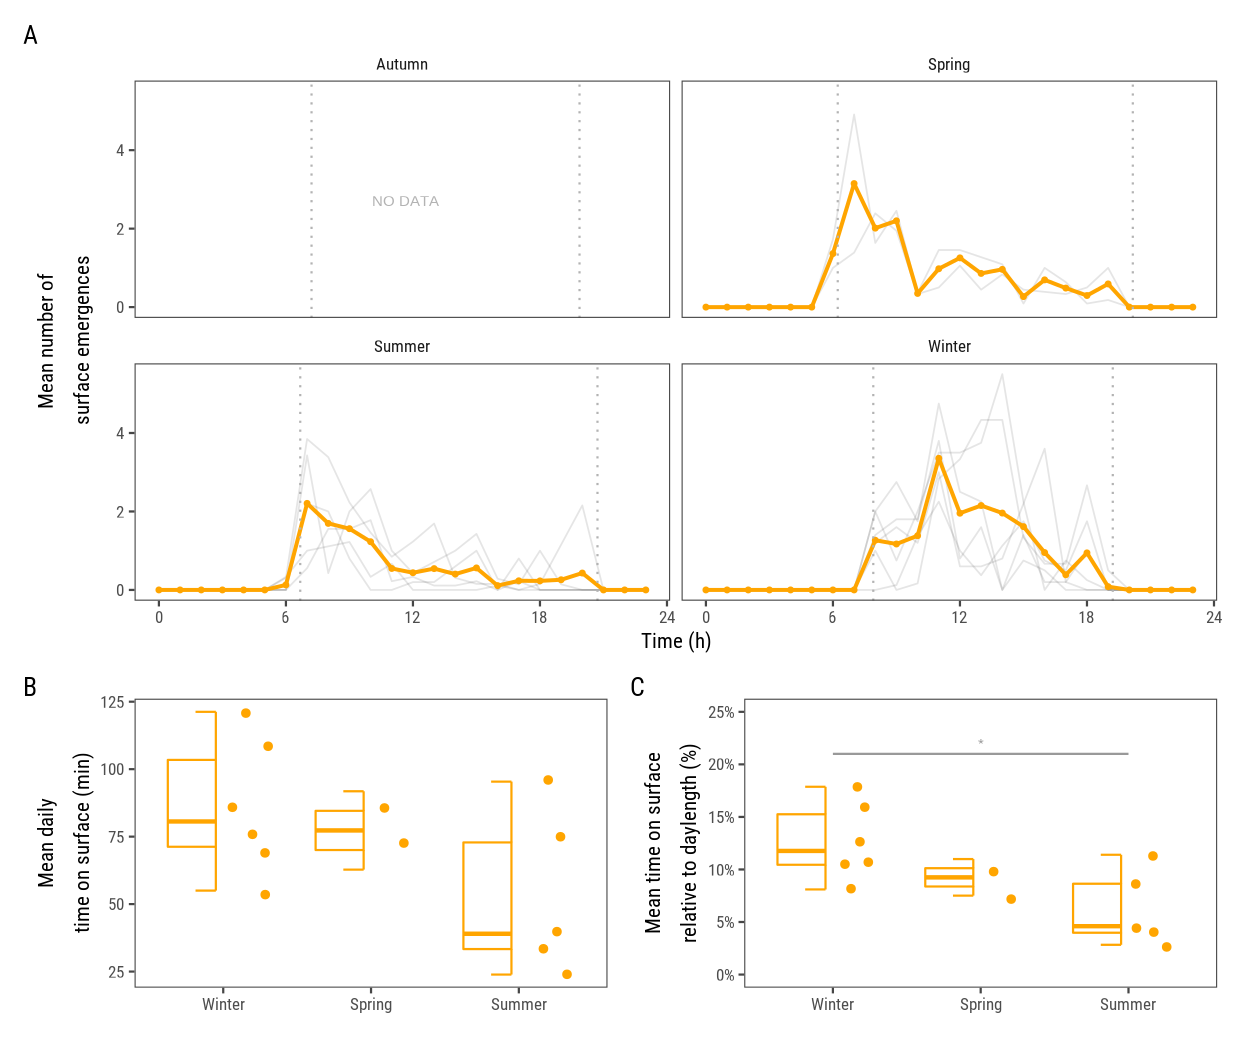

This chart was generated by the following R code:
library(patchwork)
require(egg)
library(dplyr)
library(showtext)
library(lubridate)
library(scales)
library(showtext)
library(grid)
library(momentuHMM)
library(patchwork)
library(activity)
library(zoo)
source("utils/tuco_theme.R")

# Read Data ---------------------------------------------------------------
tuco.metadata = fread("data/animals/animal_metadata.csv")
tuco.metadata$ID = paste0("ID:", tuco.metadata$ID)
tuco.metadata = droplevels(tuco.metadata)

tuco = readRDS("data/tuco_processed.rds")
tuco$season = dplyr::recode(tuco$season,
                            March = "Autumn",
                            July = "Winter",
                            October = "Spring",
                            February = "Summer")

levels(tuco$ID) = paste0("ID:", levels(tuco$ID))
tuco$ID = droplevels(tuco$ID)

sunriset_season = calc_sunriset(tuco)

# calculate daylength ----------------------------------------------------------
anillaco = matrix(c(-66.95, -28.8), nrow = 1) 
daylength = tuco[, .(datetime = median(datetime)), by = ID]

daylength$dawn = maptools::crepuscule(crds = anillaco,
                                      dateTime = daylength$datetime,
                                      solarDep = 6,
                                      direction = "dawn",
                                      POSIXct.out=TRUE)$day_frac  * 1440

daylength$dusk = maptools::crepuscule(crds = anillaco,
                                      dateTime = daylength$datetime,
                                      solarDep = 6,
                                      direction = "dusk",
                                      POSIXct.out=TRUE)$day_frac  * 1440

daylength = daylength[, .(daylength = dusk - dawn), by = ID]
tuco = left_join(tuco, daylength, by = "ID")


# Calculate time on surface -----------------------------------------------
tuco_luximeter = tuco.metadata %>% filter(lux, recaptured, collar_recovered) %>% dplyr::select(ID)    

# calculate percentage of daylenght seen per animal
time_aboveground = tuco %>% 
    filter(ID %in% tuco_luximeter$ID) %>% 
    group_by(ID, season, date = lubridate::date(datetime)) %>% 
    summarise(daylength = sum(daytime),
              time_aboveground = sum(aboveground, na.rm = T) * 5,
              perc_aboveground = time_aboveground/daylength) %>% 
    group_by(ID, season) %>% 
    summarise(mean_t_aboveground = mean(time_aboveground),
              sd_t_aboveground = sd(time_aboveground),
              mean_p_aboveground = mean(perc_aboveground),
              sd_p_aboveground = sd(perc_aboveground),
              daylength = median(daylength)) %>% 
    ungroup()


# Plot --------------------------------------------------------------------

tuco_hourly = tuco %>%
    filter(ID %in% tuco_luximeter$ID) %>%
    mutate(time = floor_date(datetime,
                             unit = "hour")) %>%
    mutate(time = lubridate::hour(time)*60+lubridate::minute(time)) %>% 
    group_by(ID, season, time, date = date(datetime)) %>% 
    summarize(sum = sum(aboveground, na.rm = T)) %>% 
    group_by(ID, season, time) %>% 
    summarise(sum = mean(sum))

tuco_hourly_mean = tuco_hourly %>%
    group_by(season, time) %>% 
    summarize(mean = mean(sum)) %>% 
    ungroup()

ann_text = data.frame(
    season = "Autumn",
    time = 700,
    mean = 2.7
)

light_patterns = ggplot(data = tuco_hourly_mean,
                        aes(x = time,y = mean)) +
    geom_text(data = ann_text,
              label = "NO DATA",
              color="grey70") +
    geom_line(data = tuco_hourly,
              aes(x = time, y = sum, fill = ID),
              size = 0.4,
              alpha = 0.1) +
    geom_point(size = 0.9, color = "orange") +
    geom_line(size = 0.9, color = "orange") +
    geom_vline(data = sunriset_season,
               aes(xintercept = dawn), 
               linetype = "dotted",
               color = "grey70") +
    geom_vline(data = sunriset_season,
               aes(xintercept = dusk),
               linetype = "dotted",
               color = "grey70") +
    scale_x_continuous(breaks = c(0,360,720,1080,1440),
                       labels = c(0,6,12,18,24))+
    facet_wrap(~season, ncol = 2) +
    theme(legend.position = "none") +
    xlab("Time (h)") +
    ylab("Mean number of\nsurface emergences")
light_patterns

# Second Half
graph_t_aboveground = ggplot(data = time_aboveground, aes(x = season, y = mean_t_aboveground)) +
    gghalves::geom_half_point(color = "orange") +
    gghalves::geom_half_boxplot(nudge = 0.05, outlier.alpha = 0, color = "orange") +
    xlab("") +
    ylab("Mean daily\ntime on surface (min)")

graph_p_aboveground = ggplot(data = time_aboveground, aes(x = season, y = mean_p_aboveground)) +
    gghalves::geom_half_point(color = "orange") +
    gghalves::geom_half_boxplot(nudge = 0.05, outlier.alpha = 0, color = "orange") +
    xlab("") +
    ylab("Mean time on surface\nrelative to daylength (%)") +
    scale_y_continuous(labels = scales::percent_format(accuracy = 1),
                       breaks = c(0, 0.05, 0.1, 0.15, 0.20, 0.25),
                       limits = c(0, 0.25))

df1 = data.frame(x = c("Summer", "Winter"), y = c(0.21,0.21))
graph_p_aboveground = graph_p_aboveground +
    geom_line(data = df1, mapping = aes(x,y, group = 1), color = "grey60") +
    annotate("text", x = "Spring", y = 0.22, label = "*", size = 4, color = "grey60")


# Compose -----------------------------------------------------------------

fig_07 = light_patterns / (graph_t_aboveground + graph_p_aboveground) + 
    plot_annotation(tag_levels = "A") + 
    plot_layout(heights = c(1.8,1))

ggsave(filename = "plots/fig_07.png",
       plot = fig_07,
       device = "png",
       dpi = 150,
       width = 210,
       height = 180,
       units = "mm",
       bg = "white")


